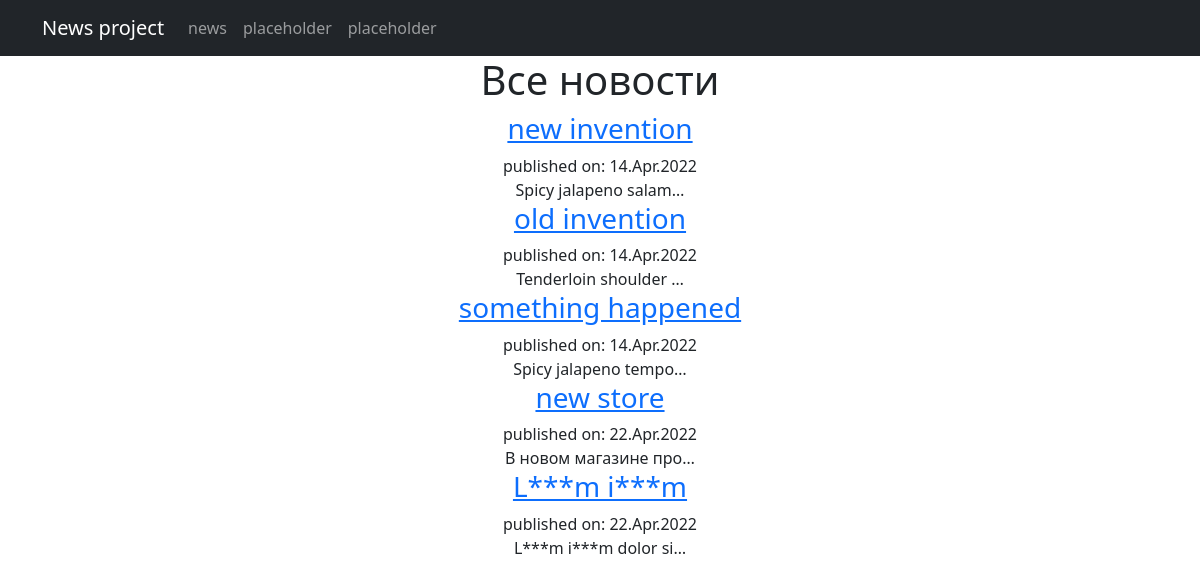
Page /news/ on the committed database.
### news/models.py (models this page shows, shortened)
class Post(models.Model):
    author = models.ForeignKey(Author, on_delete=models.CASCADE)
    type = models.CharField(max_length=2, choices=post_types)
    creation_time = models.DateTimeField(auto_now_add=True)
    categories = models.ManyToManyField(Category, through="PostCategory")
    header = models.CharField(max_length=255)
    text = models.TextField()
    rating = models.IntegerField(default=0)

### news/views.py (the view)
# urls.py: path("", NewsList.as_view()),
class NewsList(ListView):
    model = Post
    ordering = "creation_time"
    template_name = "news_list.html"
    context_object_name = "news_list"

### news/templatetags/custom_filters.py (called while the page is built)
@register.filter()
def censor(text):
    text = text.split()
    for i, word in enumerate(text):
        print(text[i])
        if "".join(c for c in word.lower() if c.isalpha()) in WORD_BLACKLIST:
            text[i] = word[0] + "".join("*" for _ in word[1:-1]) + word[-1]
            print(text[i])
    return " ".join(text)

### templates/news_list.html (shortened to what this page needs)
{% extends 'flatpages/default.html' %}
{% load custom_filters %}
{% block content %}
<h1>Все новости</h1>
<div>
    {% for news_item in news_list %}
    <div>
        <h3><a href="{{news_item.pk}}">{{news_item.header|censor}}</a></h3>
        <span>published on: {{news_item.creation_time|date:'d.M.Y'}}</span>
        <div>{{news_item.text|censor|truncatechars:21}}</div>
    </div>
    {% endfor %}
</div>
{% endblock content %}

### templates/flatpages/default.html (shortened to what this page needs)
<!DOCTYPE html>
<html lang="en">
    <head>
        {% load static %}
        <link href="{% static 'css/styles.css' %}" rel="stylesheet" />
    </head>
    <body>
        <nav class="navbar navbar-expand-lg navbar-dark bg-dark static-top">
   <div class="container">
       <a class="navbar-brand" href="#">News project</a>
       <div class="collapse navbar-collapse" id="navbarResponsive">
           <ul class="navbar-nav ml-auto">
               <li class="nav-item active">
                   <a class="nav-link" href="/news">news
                   </a>
               </li>
               <li class="nav-item">
                   <a class="nav-link" href="#">placeholder</a>
               </li>
               <li class="nav-item">
                   <a class="nav-link" href="#">placeholder</a>
               </li>
           </ul>
       </div>
   </div>
</nav>
    <div class="container">
       <div class="row">
           <div class="col-lg-12 text-center">
               {% block content %}
               {% endblock content %}
           </div>
       </div>
    </div>
    </body>
</html>

### rows in the picture
Post: header|censor "new invention", creation_time "14.Apr.2022", text|censor "Spicy jalapeno salam…"
Post: header|censor "old invention", creation_time "14.Apr.2022", text|censor "Tenderloin shoulder …"
Post: header|censor "something happened", creation_time "14.Apr.2022", text|censor "Spicy jalapeno tempo…"
Post: header|censor "new store", creation_time "22.Apr.2022", text|censor "В новом магазине про…"
Post: header|censor "L***m i***m", creation_time "22.Apr.2022", text|censor "L***m i***m dolor si…"
